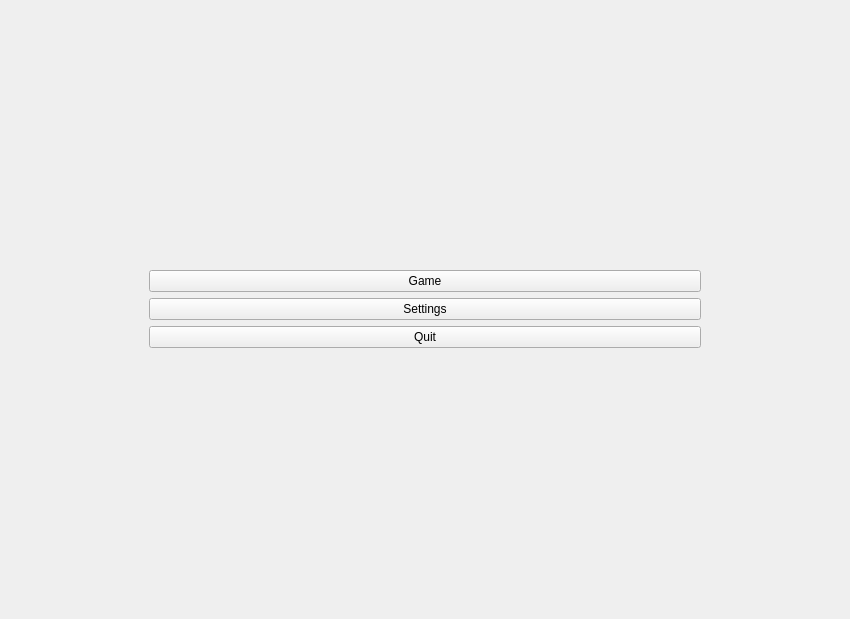
<?xml version="1.0" encoding="UTF-8"?>
<ui version="4.0">
 <class>MainWindow</class>
 <widget class="QMainWindow" name="MainWindow">
  <property name="enabled">
   <bool>true</bool>
  </property>
  <property name="geometry">
   <rect>
    <x>0</x>
    <y>0</y>
    <width>850</width>
    <height>619</height>
   </rect>
  </property>
  <property name="maximumSize">
   <size>
    <width>16777215</width>
    <height>16777215</height>
   </size>
  </property>
  <property name="windowTitle">
   <string>MainWindow</string>
  </property>
  <property name="styleSheet">
   <string notr="true"/>
  </property>
  <widget class="QWidget" name="centralwidget">
   <layout class="QGridLayout" name="gridLayout">
    <item row="2" column="1">
     <spacer name="verticalSpacer">
      <property name="orientation">
       <enum>Qt::Vertical</enum>
      </property>
      <property name="sizeType">
       <enum>QSizePolicy::Minimum</enum>
      </property>
      <property name="sizeHint" stdset="0">
       <size>
        <width>20</width>
        <height>40</height>
       </size>
      </property>
     </spacer>
    </item>
    <item row="1" column="1">
     <layout class="QVBoxLayout" name="verticalLayout">
      <property name="leftMargin">
       <number>100</number>
      </property>
      <property name="rightMargin">
       <number>100</number>
      </property>
      <item>
       <widget class="QPushButton" name="Game">
        <property name="sizePolicy">
         <sizepolicy hsizetype="Minimum" vsizetype="Maximum">
          <horstretch>0</horstretch>
          <verstretch>0</verstretch>
         </sizepolicy>
        </property>
        <property name="mouseTracking">
         <bool>false</bool>
        </property>
        <property name="layoutDirection">
         <enum>Qt::LeftToRight</enum>
        </property>
        <property name="autoFillBackground">
         <bool>false</bool>
        </property>
        <property name="styleSheet">
         <string notr="true"/>
        </property>
        <property name="text">
         <string>Game</string>
        </property>
       </widget>
      </item>
      <item>
       <widget class="QPushButton" name="Settings">
        <property name="sizePolicy">
         <sizepolicy hsizetype="Minimum" vsizetype="Maximum">
          <horstretch>0</horstretch>
          <verstretch>0</verstretch>
         </sizepolicy>
        </property>
        <property name="autoFillBackground">
         <bool>false</bool>
        </property>
        <property name="text">
         <string>Settings</string>
        </property>
       </widget>
      </item>
      <item>
       <widget class="QPushButton" name="Quit">
        <property name="sizePolicy">
         <sizepolicy hsizetype="Minimum" vsizetype="Maximum">
          <horstretch>0</horstretch>
          <verstretch>0</verstretch>
         </sizepolicy>
        </property>
        <property name="autoFillBackground">
         <bool>false</bool>
        </property>
        <property name="text">
         <string>Quit</string>
        </property>
       </widget>
      </item>
     </layout>
    </item>
    <item row="1" column="0">
     <spacer name="horizontalSpacer">
      <property name="orientation">
       <enum>Qt::Horizontal</enum>
      </property>
      <property name="sizeType">
       <enum>QSizePolicy::Minimum</enum>
      </property>
      <property name="sizeHint" stdset="0">
       <size>
        <width>40</width>
        <height>20</height>
       </size>
      </property>
     </spacer>
    </item>
    <item row="1" column="2">
     <spacer name="horizontalSpacer_2">
      <property name="orientation">
       <enum>Qt::Horizontal</enum>
      </property>
      <property name="sizeType">
       <enum>QSizePolicy::Minimum</enum>
      </property>
      <property name="sizeHint" stdset="0">
       <size>
        <width>40</width>
        <height>20</height>
       </size>
      </property>
     </spacer>
    </item>
    <item row="0" column="1">
     <spacer name="verticalSpacer_2">
      <property name="orientation">
       <enum>Qt::Vertical</enum>
      </property>
      <property name="sizeType">
       <enum>QSizePolicy::Minimum</enum>
      </property>
      <property name="sizeHint" stdset="0">
       <size>
        <width>20</width>
        <height>40</height>
       </size>
      </property>
     </spacer>
    </item>
   </layout>
  </widget>
 </widget>
 <resources/>
 <connections/>
</ui>
